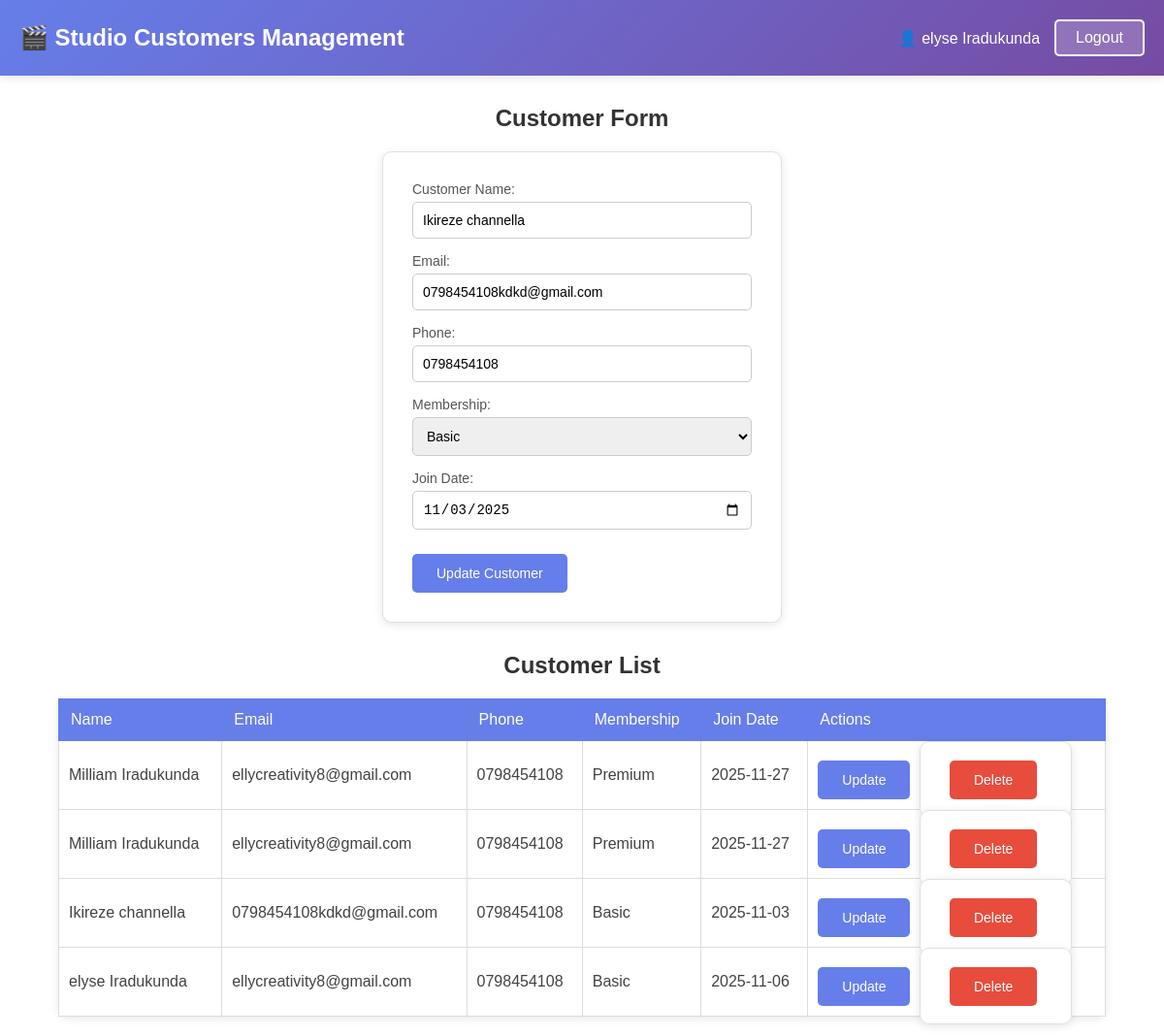
/assignments/index.php?edit=Ikireze+channella (signed in), run on the app's committed database.
### tables this page shows
CREATE TABLE `customers` (
  `cname` varchar(25) NOT NULL,
  `email` varchar(40) NOT NULL,
  `phone` varchar(255) NOT NULL,
  `membership` varchar(10) NOT NULL,
  `join_date` date NOT NULL,
  `cid` int(11) NOT NULL
);

### assignments/index.php (the view, shortened to what this page needs)
<?php
$connect = mysqli_connect('localhost', 'root', '', 'studio_db');
$cname = $email = $phone = $membership = $join_date = "";
$edit_name = null;
if (isset($_GET['edit'])) {
    $edit_name = mysqli_real_escape_string($connect, $_GET['edit']);
    $result = mysqli_query($connect, "SELECT * FROM customers WHERE cname='$edit_name'");
    if ($row = mysqli_fetch_assoc($result)) {
        $cname = $row['cname'];
        $email = $row['email'];
        $phone = $row['phone'];
        $membership = $row['membership'];
        $join_date = $row['join_date'];
    }
}
$result = mysqli_query($connect, "SELECT * FROM customers");
?>
<!DOCTYPE html>
<html>
<head>
</head>
<body>
<div class="header">
    <h1>🎬 Studio Customers Management</h1>
    <div class="user-info">
        <span class="user-name">👤 <?php echo htmlspecialchars($_SESSION['full_name']); ?></span>
        <a href="?logout=true" class="logout-btn">Logout</a>
    </div>
</div>
<h2>Customer Form</h2>
<form action="#" method="POST">
    <label for="customer_name">Customer Name:</label>
    <input type="text" id="customer_name" name="cname" required value="<?php echo htmlspecialchars($cname); ?>">
    <label for="email">Email:</label>
    <input type="email" id="email" name="email" required value="<?php echo htmlspecialchars($email); ?>">
    <label for="phone">Phone:</label>
    <input type="text" id="phone" name="phone" required value="<?php echo htmlspecialchars($phone); ?>">
    <label for="membership">Membership:</label>
    <select id="membership" name="membership">
        <option value="Basic" <?php if($membership=="Basic") echo "selected";?>>Basic</option>
    </select>
    <label for="join_date">Join Date:</label>
    <input type="date" id="join_date" name="join_date" required value="<?php echo htmlspecialchars($join_date); ?>">
    <?php if($edit_name): ?>
        <button type="submit" name="update">Update Customer</button>
    <?php else: ?>
        <button type="submit" name="add">Add Customer</button>
    <?php endif; ?>
</form>
<h2>Customer List</h2>
<?php if(mysqli_num_rows($result) > 0): ?>
    <table>
        <tr>
            <th>Name</th>
            <th>Email</th>
            <th>Phone</th>
            <th>Membership</th>
            <th>Join Date</th>
            <th>Actions</th>
        </tr>
        <?php while($row = mysqli_fetch_assoc($result)): ?>
            <tr>
                <td><?php echo htmlspecialchars($row['cname']); ?></td>
                <td><?php echo htmlspecialchars($row['email']); ?></td>
                <td><?php echo htmlspecialchars($row['phone']); ?></td>
                <td><?php echo htmlspecialchars($row['membership']); ?></td>
                <td><?php echo htmlspecialchars($row['join_date']); ?></td>
                <td>
                    <a href="?edit=<?php echo urlencode($row['cname']);?>"><button type="button">Update</button></a>
                    <form method="POST" style="display:inline;">
                        <button type="submit" name="delete" onclick="return confirm('Are you sure?')">Delete</button>
                    </form>
                </td>
            </tr>
        <?php endwhile; ?>
    </table>
<?php else: ?>
    <p style="text-align:center;">No customers found.</p>
<?php endif; ?>
</body>
</html>

### assignments/index.php (style rules this page uses)
body { background-color: white; font-family: Arial, sans-serif; margin: 0; padding: 0; }
.header { background: linear-gradient(135deg, #667eea 0%, #764ba2 100%); color: white; padding: 20px; display: flex; justify-content: space-between; align-items: center; box-shadow: 0 2px 10px rgba(0,0,0,0.1); }
.header h1 { margin: 0; font-size: 24px; }
.user-info { display: flex; align-items: center; gap: 15px; }
.user-name { font-weight: 500; }
.logout-btn { padding: 8px 20px; background-color: rgba(255,255,255,0.2); border: 2px solid white; color: white; border-radius: 5px; cursor: pointer; text-decoration: none; font-weight: 500; transition: background-color 0.3s; }
form, table { background-color: white; padding: 30px; border-radius: 10px; margin: 20px auto; width: 350px; box-shadow: 0 2px 10px rgba(0,0,0,0.1); border: 1px solid #e0e0e0; }
label { color: #555; font-weight: 500; display: block; margin-bottom: 5px; font-size: 14px; }
input, select { width: 100%; padding: 10px; margin-bottom: 15px; border-radius: 5px; border: 1px solid #ccc; font-size: 14px; box-sizing: border-box; }
button { padding: 12px 25px; margin: 10px 5px 0 0; border: none; border-radius: 5px; background-color: #667eea; color: white; cursor: pointer; font-size: 14px; font-weight: 500; transition: background-color 0.3s; }
button[name="delete"] { background-color: #e74c3c; }
table { width: 90%; border-collapse: collapse; background-color: white; }
th { background-color: #667eea; color: white; border: 1px solid #667eea; padding: 12px; text-align: left; font-weight: 500; }
td { border: 1px solid #ddd; padding: 10px; text-align: left; background-color: white; color: #424242; }
h2 { text-align: center; color: #333; font-weight: 600; margin: 30px 0 10px 0; }

### data on the page
customers: cname "Ikireze channella", email "0798454108kdkd@gmail.com", phone "0798454108", membership "Basic", join_date "11/03/2025", join_date "2025-11-03"
customers: cname "Milliam Iradukunda", email "ellycreativity8@gmail.com", phone "0798454108", membership "Premium", join_date "2025-11-27"
customers: cname "Milliam Iradukunda", email "ellycreativity8@gmail.com", phone "0798454108", membership "Premium", join_date "2025-11-27"
customers: cname "elyse Iradukunda", email "ellycreativity8@gmail.com", phone "0798454108", membership "Basic", join_date "2025-11-06"

### other printed values
$_SESSION['full_name'] "elyse Iradukunda"
